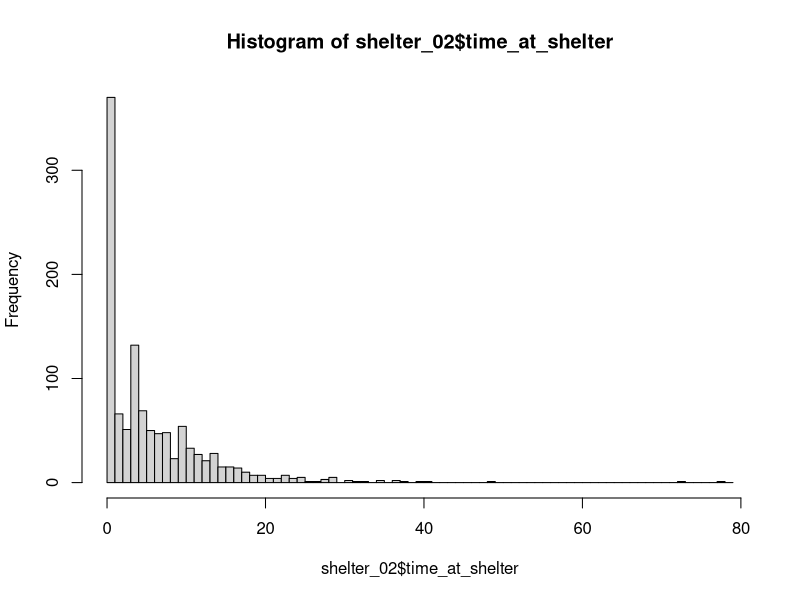

This chart was generated by the following R code:
## ---- chunk 1
#| warning: false
#| message: false
library(tidyverse)
library(dplyr)
library(readr)
library(ggplot2)
library(vcd)
library(MASS)
## ---- chunk 2
#load the data
shelter_01 <- read.csv("dataset18.csv")
## ---- chunk 3
#Checking for missing value
any_na <- apply(shelter_01, 2, function(x) any(is.na(x))) 
any_na  

total_na <- sum(is.na(shelter_01))
total_na
## ---- chunk 4
#Converting a string variable to a factor type and make a summary statistics
shelter_01$animal_type <- as.factor(shelter_01$animal_type)
shelter_01$intake_type <- as.factor(shelter_01$intake_type) 
shelter_01$outcome_type <- as.factor(shelter_01$outcome_type) 
shelter_01$chip_status <- as.factor(shelter_01$chip_status)
summary(shelter_01)
## ---- chunk 5
#Converting shelter_01 to dataframe
shelter_02 <- as.data.frame(shelter_01)
summary(shelter_02)
## ---- chunk 6
# Histogram analysis of the dependent variable
hist(shelter_02$time_at_shelter, 
     breaks = seq(min(shelter_02$time_at_shelter), 
                  max(shelter_02$time_at_shelter) + 1, by = 1))
## ---- chunk 7
glm_model_poi <- glm(time_at_shelter ~ year + month + animal_type + intake_type 
                   + outcome_type + chip_status, data = shelter_02, 
                 family = poisson())
summary(glm_model_poi)
model_poi <- step(glm_model_poi)
## ---- chunk 8
glm_model_nb <- glm.nb(time_at_shelter ~ year + month + animal_type + intake_type 
                   + outcome_type + chip_status, data = shelter_02)
summary(glm_model_nb)
model_nb <- step(glm_model_nb)
